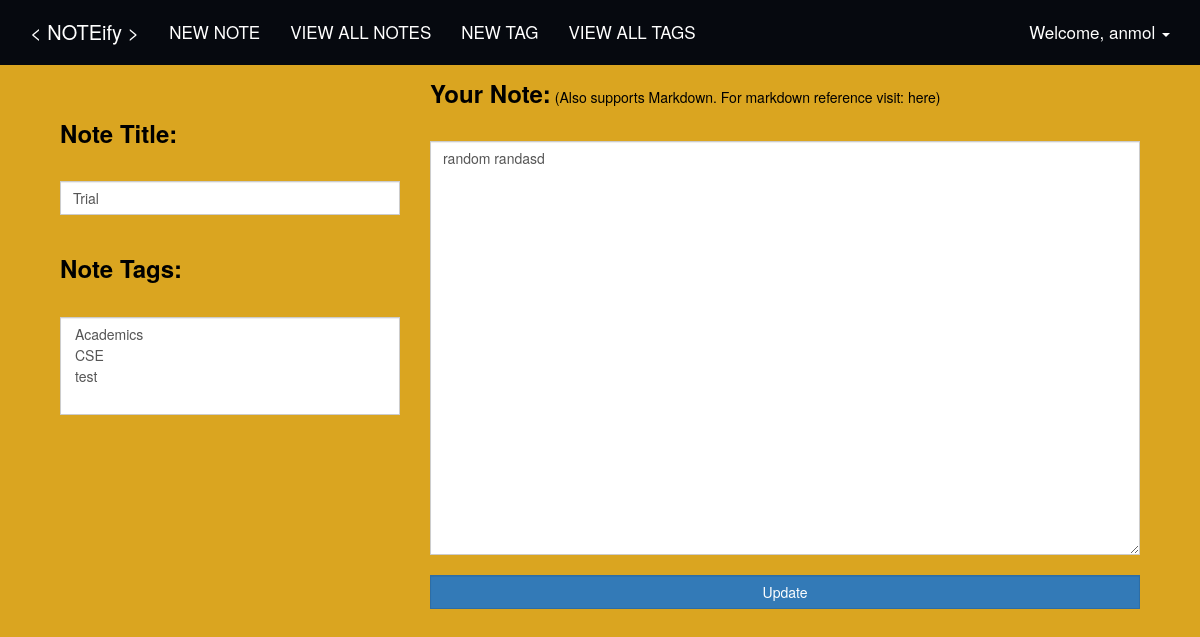
The page /notes/edit/24/ (signed in) on the database its author committed.
### tables this page shows
CREATE TABLE `notes` (
  `id` INTEGER NOT NULL PRIMARY KEY AUTOINCREMENT,
  `created` TIMESTAMP NOT NULL DEFAULT (strftime('%Y-%m-%d %H:%M:%S', 'now', 'localtime')),
  `updated` TIMESTAMP NOT NULL DEFAULT (strftime('%Y-%m-%d %H:%M:%S', 'now', 'localtime')),
  `note_title` VARCHAR(255),
  `note` TEXT,
  `note_markdown` TEXT,
  `tags` VARCHAR(200),
  `user_id` INTEGER,
  FOREIGN KEY(user_id) REFERENCES users(id)
);

### core/views.py (the view, shortened to what this page needs)
@core.route("/notes/edit/<note_id>/", methods=['GET', 'POST'])
@login_required
def edit_note(note_id):
    form = AddNoteForm()
    form.tags.choices = functions.get_all_tags(session['id'])
    form.tags.default = functions.get_tag_using_note_id(note_id)
    form.tags.process(request.form)
    if form.tags.choices is None:
        form.tags = None
    if request.method == 'GET':
        data = functions.get_data_using_id(note_id)
        form.note_id.data = note_id
        form.note_title.data = data[0][3]
        form.note.data = data[0][5]
        return render_template('edit_note.html', form=form, username=session['username'], id=note_id)

### utils/forms.py
class AddNoteForm(FlaskForm):
    note_id = HiddenField("Note ID:")
    note_title = TextField('Note Title:', [validators.Required("Please enter \
      a note title.")])
    note = PageDownField('Your Note:')
    tags = SelectMultipleField('Note Tags:')
    submit = SubmitField('Add Note')

### utils/functions.py (called while the page is built)
def get_database_connection():
    import sqlite3
    sqlite_file = 'notes.db'
    file_exists = os.path.isfile(sqlite_file)
    conn = sqlite3.connect(sqlite_file)
    if not file_exists:
        create_sqlite_tables(conn)
    return conn

def get_data_using_id(id):
    conn = get_database_connection()
    try:
        cursor = conn.cursor()
        cursor.execute('SELECT * FROM notes WHERE id=' + str(id))
        results = cursor.fetchall()
        cursor.close()
        return results
    except:
        cursor.close()

def get_all_tags(user_id):
    conn = get_database_connection()
    try:
        cursor = conn.cursor()
        cursor.execute('SELECT id, tag FROM tags WHERE user_id=?', (str(user_id), ))
        results = cursor.fetchall()
        if len(results) > 0:
            results = [(str(results[i][0]), results[i][1]) for i in range(len(results))]
        else:
            results = None
        cursor.close()
        return results
    except:
        cursor.close()

def get_tag_using_note_id(id):
    conn = get_database_connection()
    try:
        cursor = conn.cursor()
        cursor.execute('SELECT tags FROM notes WHERE id=?', (str(id), ))
        results = cursor.fetchall()
        results = results[0][0].split(',')
        cursor.close()
        return results
    except:
        cursor.close()

### templates/edit_note.html (shortened to what this page needs)
{% extends "index.html" %}
{% block content %}
    <div class="container">
        <div class="col-lg-12 col-md-12 col-sm-12 col-xs-12">
            <form method="POST" action="/notes/edit/{{ id }}/">
                <div class="col-lg-4 col-md-4 col-sm-12 col-xs-12">
                    <br>
                    <h3>{{ form.note_title.label }}</h3>
                    <br>
                    {{ form.note_title(class='form-control no_borders') }}
                    <br>
                    {% if form.tags %}
                    <h3>{{ form.tags.label }}</h3>
                    <br>
                    {{ form.tags(class='form-control no_borders') }}</h3>
                    {% endif %}
                </div>
                <div class="col-lg-8 col-md-8 col-sm-12 col-xs-12">
                    <div class="inline-headers">
                        <h3> {{ form.note.label }} </h3>
                        <h5>
                            (Also supports Markdown. For markdown reference visit: <a href="https://en.support.wordpress.com/markdown-quick-reference/">here</a>)
                        </h5>
                    </div>
                    <br>
                    {{ form.note(class='form-control no_borders', rows=20, cols="35") }}
                    <br>
                    <input type="submit" value="Update" class='form-control no_borders btn btn-primary'>
                </div>
            </form>
        </div>
    </div>
{% endblock %}

### static/css/base.css (style rules this page uses)
body { background-color: rgb(242, 243, 244); }
.no_borders { border-radius: 0px; }
.inline-headers h3, .inline-headers h5 { display: inline-block; vertical-align: baseline; }

### templates/index.html (style rules this page uses)
body { background-color: #daa520; color: black; }
a { color: black; }

### rows shown on the page
notes: note_title "Trial", tags "Academics / CSE / test", note "random randasd"

### other values the page prints
{{ username }} "anmol"
